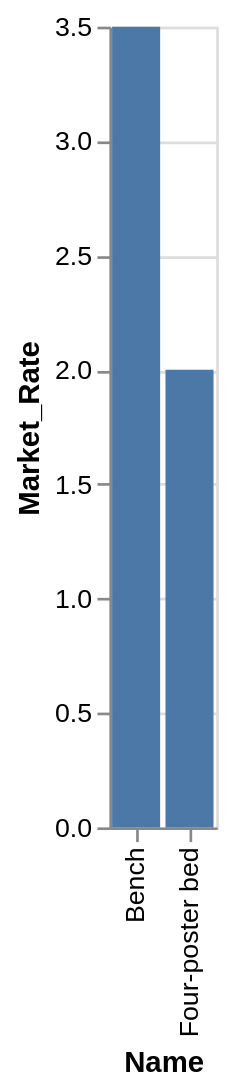

Vega-Lite specification for this chart:
### Vega-Lite specification from a JSON file in a GitHub repository (floating-point values rounded to 4 significant figures)
{"data": {"values": [{"x_data": "Bench", "y_data": 3.5}, {"x_data": "Four-poster bed", "y_data": 2}]}, "mark": "bar", "encoding": {"x": {"field": "x_data", "type": "nominal", "title": "Name", "sort": "ascending"}, "y": {"field": "y_data", "type": "quantitative", "title": "Market_Rate"}}}
